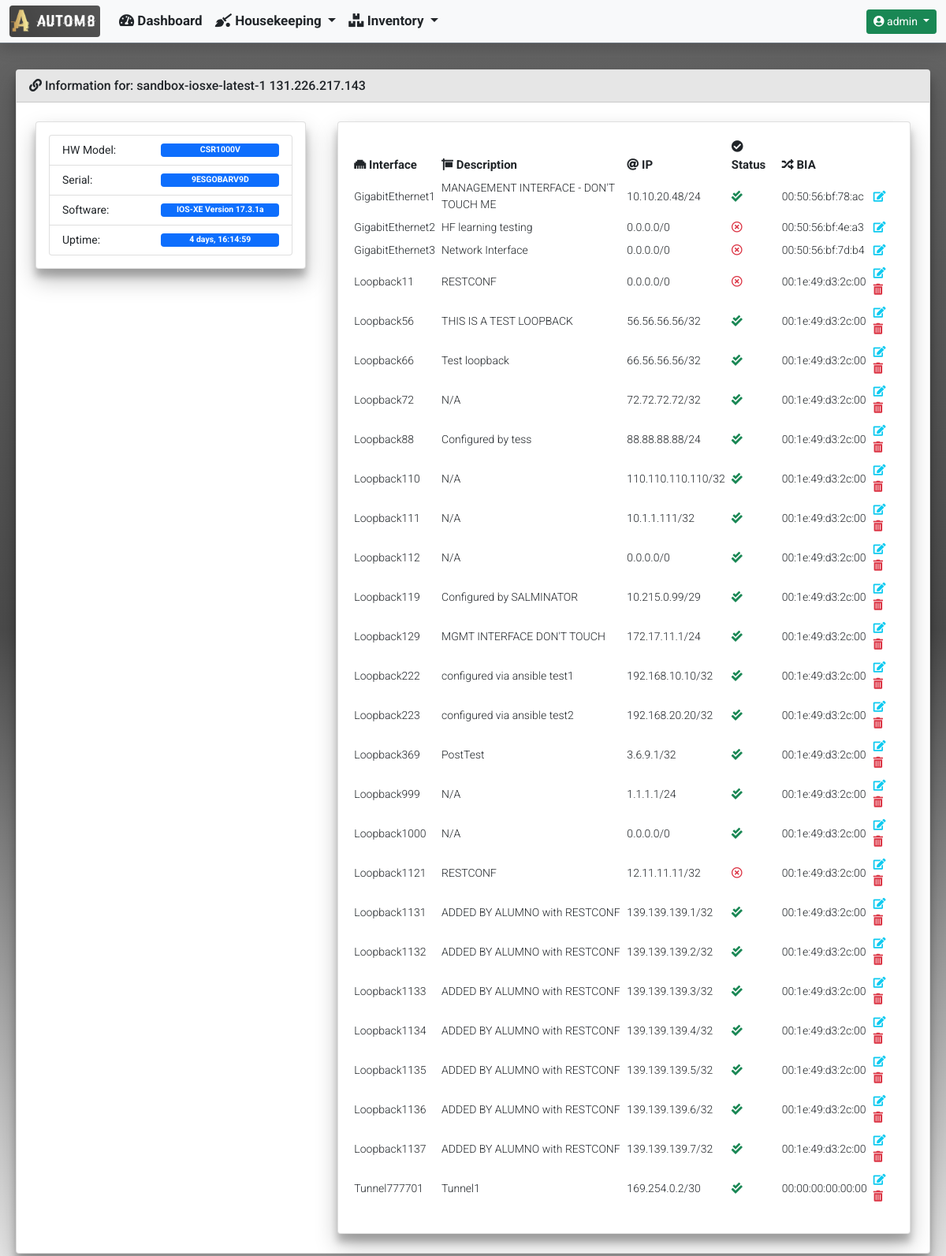
Page /inventory/device_detailed_information/87/ (signed in) on the earlier database version.
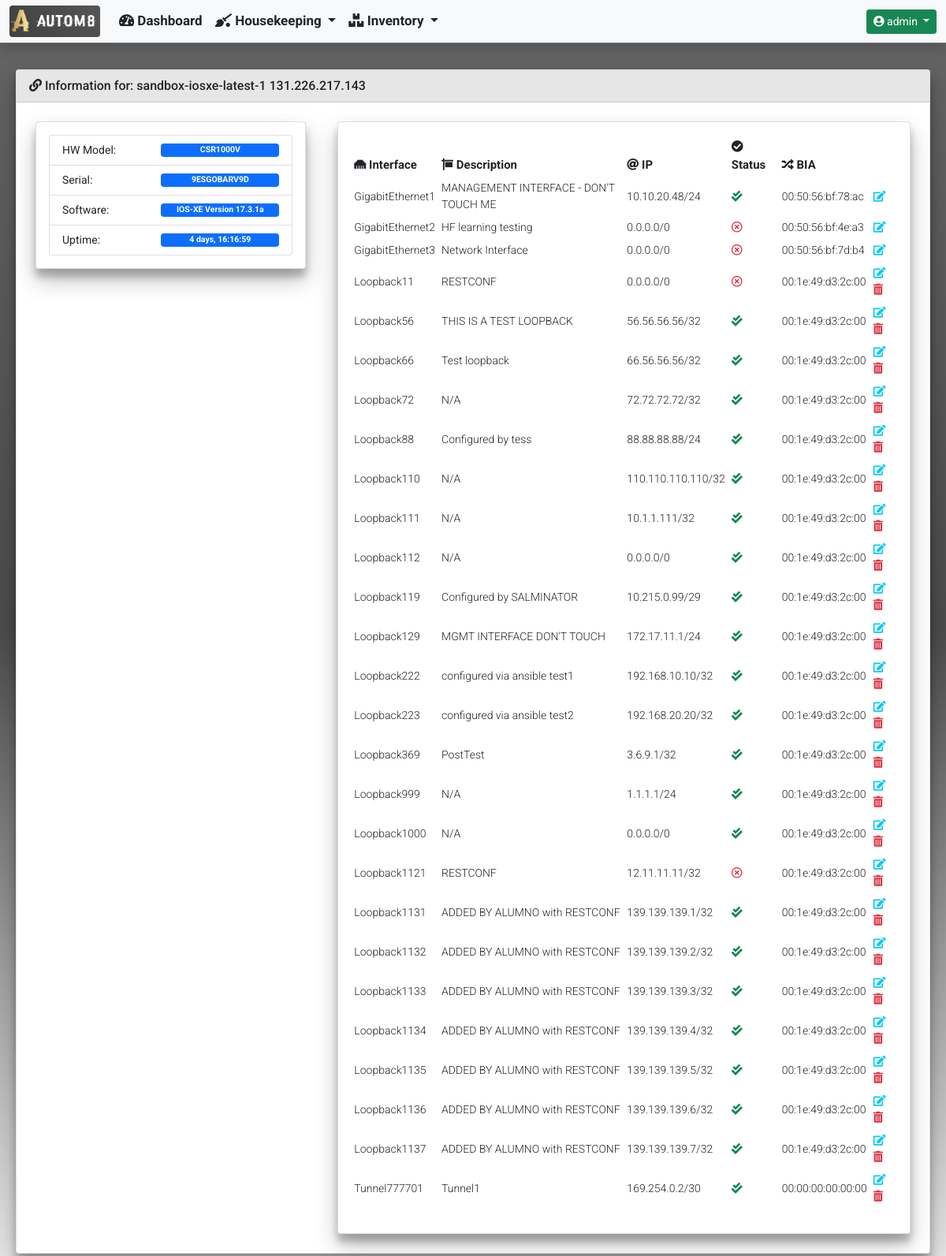
Same page on the later database version.
### inventory/models.py (models this page shows)
class Device(models.Model):
    hostname = models.CharField(unique=True, max_length=255)
    mgmt_ip = models.GenericIPAddressField(unique=True, max_length=12)
    username = models.CharField(blank=True, null=True, max_length=255)
    password = models.CharField(blank=True, null=True, max_length=255)
    software_version = models.CharField(blank=True, null=True, max_length=255)
    serial_number = models.CharField(blank=True, null=True, max_length=255)
    vendor = models.CharField(max_length=255)
    description = models.CharField(blank=True, null=True, max_length=255)
    hardware_model = models.CharField(blank=True, null=True, max_length=255)
    rest_conf_enabled = models.BooleanField(blank=True, null=True)
    device_uptime = models.CharField(blank=True, null=True, max_length=255)
    last_polled = models.DateTimeField(blank=True, null=True)
    date_added = models.DateTimeField(default=timezone.now())

class DeviceInterfaces(models.Model):
    device_id = models.ForeignKey(Device, null=True, on_delete=models.CASCADE)
    name = models.CharField(blank=True, null=True, max_length=255)
    interface_type = models.CharField(blank=True, null=True, max_length=255)
    description = models.CharField(blank=True, null=True, max_length=255)
    ipv4_address = models.GenericIPAddressField(
        blank=True, null=True, max_length=12)
    ipv4_subnet_mask = models.CharField(blank=True, null=True, max_length=12)
    admin_status = models.CharField(blank=True, null=True, max_length=255)
    oper_status = models.CharField(blank=True, null=True, max_length=255)
    phys_address = models.CharField(blank=True, null=True, max_length=255)

### inventory/views.py (the view)
def device_detailed_information(request, device_id):
    device = Device.objects.get(pk=device_id)
    context = {
        'title': 'Device Detailed Information',
        'card_header': f'Information for: {device.hostname} {device.mgmt_ip}',
        'data': {
            'version': device,
            'interfaces': DeviceInterfaces.objects.filter(device_id=device_id)
        }
    }
    return render(
        request,
        'inventory/device_detailed_information.html',
        context
    )

### templates/inventory/device_detailed_information.html
{% extends "base_template/base.html"%}
{% block content %}
<div class="row">
    <div class="col-md-4">
        <div class="card">
            <div class="card-body">
                <ul class="list-group">
                    <li class="list-group-item d-flex justify-content-between align-items-center">
                        HW Model:
                        <span class="badge bg-primary" style="width: 150px">{{ data.version.hardware_model }}</span>
                    </li>
                    <li class="list-group-item d-flex justify-content-between align-items-center">
                        Serial:
                        <span class="badge bg-primary" style="width: 150px">{{ data.version.serial_number }}</span>
                    </li>
                    <li class="list-group-item d-flex justify-content-between align-items-center">
                        Software:
                        <span class="badge bg-primary" style="width: 150px">{{ data.version.software_version }}</span>
                    </li>
                    <li class="list-group-item d-flex justify-content-between align-items-center">
                        Uptime:
                        <span class="badge bg-primary" style="width: 150px">{{ data.version.device_uptime }}</span>
                    </li>
                </ul>
            </div>
        </div>
    </div>
    <div class="col-md-8">
        <div class="card">
            <div class="card-body">
                <div class="table-responsive rounded">
                    <table id="InterfaceList" class="table table-sm table-hover table-borderless align-middle"
                        style="width:100%">
                        <thead>
                            <tr>
                                <th><i class="fas fa-ethernet"></i> Interface</th>
                                <th><i class="fas fa-sign"></i> Description</th>
                                <th><i class="fas fa-at"></i> IP</th>
                                <th><i class="fas fa-check-circle"></i> Status</th>
                                <th><i class="fas fa-random"></i> BIA</th>
                                <th></th>
                            </tr>
                        </thead>
                        <tbody>
                            {% for interface in data.interfaces %}
                            <tr>
                                <td>{{ interface.name }}</td>
                                {% if interface.description %}
                                <td>{{ interface.description }}</td>
                                {% else %}
                                <td>N/A</td>
                                {% endif %}
                                {% if interface.ipv4_address %}
                                <td>{{ interface.ipv4_address }}/{{ interface.ipv4_subnet_mask }}</td>
                                {% else %}
                                <td>0.0.0.0/0</td>
                                {% endif %}
                                {% if 'up' in interface.admin_status and 'up' in interface.oper_status %}
                                <td><i class="fas fa-check-double text-success blink"></i></td>
                                {% else %}
                                <td><i class="far fa-times-circle text-danger blink"></i></td>
                                {% endif %}
                                {% if interface.phys_address %}
                                <td>{{ interface.phys_address }} </td>
                                {% else %}
                                <td>N/A</td>
                                {% endif %}
                                <td>
                                    <a class="text-decoration-none"
                                        href="{% url 'inventory:device_interface_edit' interface.name %}"
                                        data-bs-toggle="tooltip" title="Edit">
                                        <i class="fas fa-edit text-info"></i>
                                    </a>
                                    {% if interface.interface_type != 'iana-if-type:ethernetCsmacd' %}
                                    <a class="text-decoration-none"
                                        href="{% url 'inventory:device_interface_delete' interface.name %}"
                                        data-bs-toggle="tooltip" title="Delete">
                                        <i class="fas fa-trash-alt text-danger"></i>
                                    </a>
                                    {% endif %}
                                </td>
                                {% endfor %}
                            </tr>
                        </tbody>
                    </table>
                </div>
            </div>
        </div>
    </div>
</div>
{% endblock %}

Differences in the rows shown:
changed Device "CSR1000V": version.device_uptime "4 days, 16:14:59" → "4 days, 16:16:59"
